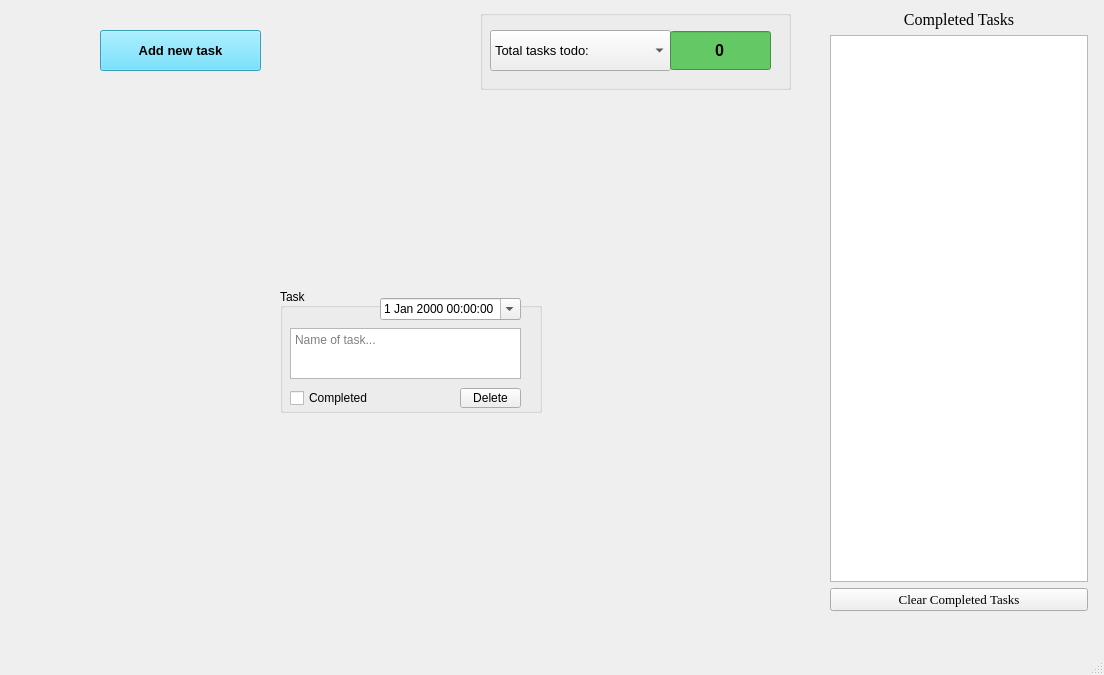
<?xml version="1.0" encoding="UTF-8"?>
<ui version="4.0">
 <class>MainWindow</class>
 <widget class="QMainWindow" name="MainWindow">
  <property name="geometry">
   <rect>
    <x>0</x>
    <y>0</y>
    <width>1104</width>
    <height>675</height>
   </rect>
  </property>
  <property name="windowTitle">
   <string>MainWindow</string>
  </property>
  <property name="autoFillBackground">
   <bool>false</bool>
  </property>
  <property name="styleSheet">
   <string notr="true"/>
  </property>
  <widget class="QWidget" name="centralwidget">
   <widget class="QPushButton" name="newTaskButton">
    <property name="geometry">
     <rect>
      <x>100</x>
      <y>30</y>
      <width>161</width>
      <height>41</height>
     </rect>
    </property>
    <property name="font">
     <font>
      <pointsize>10</pointsize>
      <weight>75</weight>
      <italic>false</italic>
      <bold>true</bold>
     </font>
    </property>
    <property name="styleSheet">
     <string notr="true">background-color: rgb(80, 220, 255);</string>
    </property>
    <property name="text">
     <string>Add new task</string>
    </property>
   </widget>
   <widget class="QWidget" name="gridLayoutWidget">
    <property name="geometry">
     <rect>
      <x>10</x>
      <y>90</y>
      <width>802</width>
      <height>521</height>
     </rect>
    </property>
    <layout class="QGridLayout" name="taskGrid" rowstretch="0" columnstretch="0" columnminimumwidth="0">
     <property name="sizeConstraint">
      <enum>QLayout::SetMinimumSize</enum>
     </property>
     <property name="leftMargin">
      <number>0</number>
     </property>
     <property name="topMargin">
      <number>0</number>
     </property>
     <property name="horizontalSpacing">
      <number>7</number>
     </property>
     <item row="0" column="0">
      <widget class="QGroupBox" name="task1">
       <property name="sizePolicy">
        <sizepolicy hsizetype="Minimum" vsizetype="Minimum">
         <horstretch>0</horstretch>
         <verstretch>0</verstretch>
        </sizepolicy>
       </property>
       <property name="minimumSize">
        <size>
         <width>262</width>
         <height>125</height>
        </size>
       </property>
       <property name="maximumSize">
        <size>
         <width>262</width>
         <height>125</height>
        </size>
       </property>
       <property name="autoFillBackground">
        <bool>true</bool>
       </property>
       <property name="title">
        <string>Task</string>
       </property>
       <property name="alignment">
        <set>Qt::AlignJustify|Qt::AlignVCenter</set>
       </property>
       <widget class="QDateTimeEdit" name="dateTime1">
        <property name="geometry">
         <rect>
          <x>100</x>
          <y>10</y>
          <width>141</width>
          <height>22</height>
         </rect>
        </property>
        <property name="sizePolicy">
         <sizepolicy hsizetype="MinimumExpanding" vsizetype="Fixed">
          <horstretch>0</horstretch>
          <verstretch>0</verstretch>
         </sizepolicy>
        </property>
        <property name="styleSheet">
         <string notr="true"/>
        </property>
        <property name="calendarPopup">
         <bool>true</bool>
        </property>
        <property name="timeSpec">
         <enum>Qt::LocalTime</enum>
        </property>
       </widget>
       <widget class="QTextEdit" name="taskText1">
        <property name="geometry">
         <rect>
          <x>10</x>
          <y>40</y>
          <width>231</width>
          <height>51</height>
         </rect>
        </property>
        <property name="placeholderText">
         <string>Name of task...</string>
        </property>
       </widget>
       <widget class="QPushButton" name="deleteButton1">
        <property name="geometry">
         <rect>
          <x>180</x>
          <y>100</y>
          <width>61</width>
          <height>20</height>
         </rect>
        </property>
        <property name="text">
         <string>Delete</string>
        </property>
       </widget>
       <widget class="QCheckBox" name="compCheck1">
        <property name="geometry">
         <rect>
          <x>10</x>
          <y>100</y>
          <width>91</width>
          <height>20</height>
         </rect>
        </property>
        <property name="text">
         <string>Completed</string>
        </property>
       </widget>
      </widget>
     </item>
    </layout>
   </widget>
   <widget class="QWidget" name="verticalLayoutWidget">
    <property name="geometry">
     <rect>
      <x>830</x>
      <y>10</y>
      <width>258</width>
      <height>601</height>
     </rect>
    </property>
    <layout class="QVBoxLayout" name="compTaskBox">
     <item>
      <widget class="QLabel" name="compTaskLabel">
       <property name="font">
        <font>
         <family>Georgia</family>
         <pointsize>12</pointsize>
        </font>
       </property>
       <property name="frameShape">
        <enum>QFrame::NoFrame</enum>
       </property>
       <property name="text">
        <string>Completed Tasks</string>
       </property>
       <property name="textFormat">
        <enum>Qt::PlainText</enum>
       </property>
       <property name="scaledContents">
        <bool>false</bool>
       </property>
       <property name="alignment">
        <set>Qt::AlignHCenter|Qt::AlignTop</set>
       </property>
       <property name="margin">
        <number>0</number>
       </property>
      </widget>
     </item>
     <item>
      <widget class="QListWidget" name="compTaskList">
       <property name="font">
        <font>
         <family>Georgia</family>
         <pointsize>12</pointsize>
         <kerning>true</kerning>
        </font>
       </property>
       <property name="alternatingRowColors">
        <bool>false</bool>
       </property>
       <property name="sortingEnabled">
        <bool>false</bool>
       </property>
      </widget>
     </item>
     <item>
      <widget class="QPushButton" name="compTaskClr">
       <property name="font">
        <font>
         <family>Georgia</family>
         <pointsize>10</pointsize>
         <weight>50</weight>
         <bold>false</bold>
         <underline>false</underline>
        </font>
       </property>
       <property name="text">
        <string>Clear Completed Tasks</string>
       </property>
      </widget>
     </item>
    </layout>
   </widget>
   <widget class="QGroupBox" name="tasksLeftGroup">
    <property name="geometry">
     <rect>
      <x>480</x>
      <y>10</y>
      <width>311</width>
      <height>80</height>
     </rect>
    </property>
    <property name="title">
     <string/>
    </property>
    <widget class="QComboBox" name="dropdownList">
     <property name="geometry">
      <rect>
       <x>10</x>
       <y>20</y>
       <width>181</width>
       <height>41</height>
      </rect>
     </property>
     <property name="font">
      <font>
       <pointsize>10</pointsize>
      </font>
     </property>
     <property name="currentText">
      <string>Total tasks todo:</string>
     </property>
     <item>
      <property name="text">
       <string>Total tasks todo:</string>
      </property>
     </item>
    </widget>
    <widget class="QSpinBox" name="numDisplay">
     <property name="geometry">
      <rect>
       <x>190</x>
       <y>20</y>
       <width>101</width>
       <height>41</height>
      </rect>
     </property>
     <property name="font">
      <font>
       <pointsize>12</pointsize>
       <weight>75</weight>
       <bold>true</bold>
      </font>
     </property>
     <property name="styleSheet">
      <string notr="true">alternate-background-color: rgb(200,100,100);
background-color: rgb(100,200,100);

</string>
     </property>
     <property name="alignment">
      <set>Qt::AlignCenter</set>
     </property>
     <property name="readOnly">
      <bool>true</bool>
     </property>
     <property name="buttonSymbols">
      <enum>QAbstractSpinBox::NoButtons</enum>
     </property>
     <property name="value">
      <number>0</number>
     </property>
    </widget>
   </widget>
  </widget>
  <widget class="QMenuBar" name="menubar">
   <property name="geometry">
    <rect>
     <x>0</x>
     <y>0</y>
     <width>1104</width>
     <height>26</height>
    </rect>
   </property>
  </widget>
  <widget class="QStatusBar" name="statusbar"/>
 </widget>
 <resources/>
 <connections/>
</ui>
